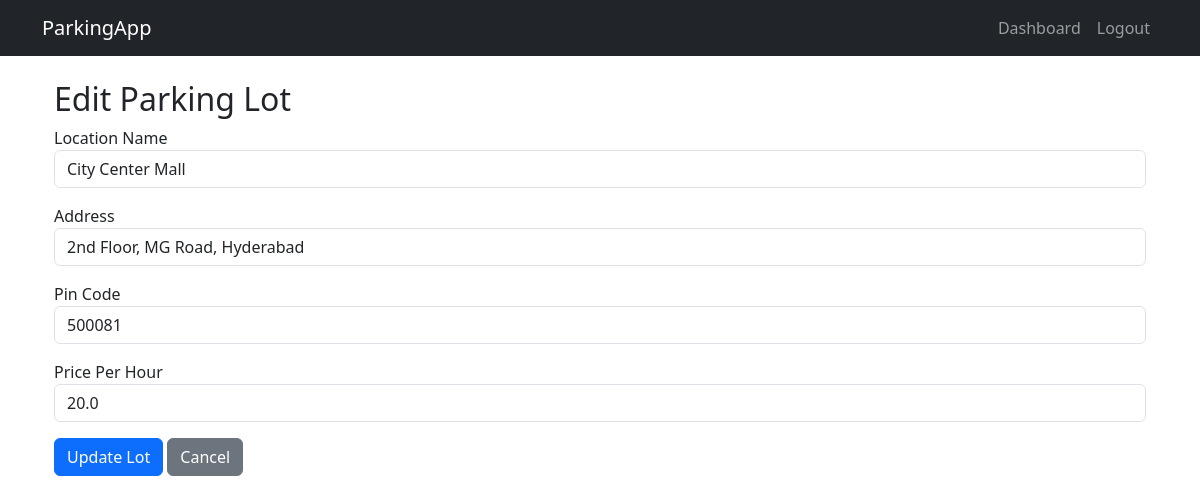
Page /admin/edit_lot/1 (signed in) on the committed database.
### models.py (models this page shows)
class ParkingLot(db.Model):
    __tablename__ = 'parking_lots'
    id = db.Column(db.Integer, primary_key=True)
    location_name = db.Column(db.String(120), nullable=False)
    address = db.Column(db.Text, nullable=False)
    pin_code = db.Column(db.String(6), nullable=False)
    price_per_hour = db.Column(db.Float, nullable=False)
    max_spots = db.Column(db.Integer, nullable=False)
    created_at = db.Column(db.DateTime, default=datetime.utcnow)
    spots = db.relationship('ParkingSpot',backref='lot',lazy=True,cascade='all, delete',passive_deletes=True)

### app.py (the view, shortened to what this page needs)
@app.route('/admin/edit_lot/<int:lot_id>', methods=['GET', 'POST'])
@login_required
def edit_lot(lot_id):
    if current_user.role != 'admin':
        return "Unauthorized", 403
    lot = ParkingLot.query.get(lot_id)
    if not lot:
        flash("Parking lot not found.", "danger")
        return redirect(url_for('view_parking_lots'))
    print("Rendering edit_lot page for:", lot.location_name)
    return render_template('edit_parking_lot.html', lot=lot)

### app.py (called while the page is built)
@login_manager.user_loader
def load_user(user_id):
    role, actual_id = user_id.split(':')
    if role == 'admin':
        admin = db.session.get(Admin, int(actual_id))
        if admin:
            return UnifiedUser(f"{admin.id}", 'admin')
    else:
        user = db.session.get(User, int(actual_id))
        if user:
            return UnifiedUser(f"{user.id}", 'user')
    return None

### templates/edit_parking_lot.html
{% extends 'base.html' %}
{% block content %}
<div class="container mt-4">
    <h2>Edit Parking Lot</h2>
    <form method="POST">
        <div class="form-group mb-3">
            <label for="location">Location Name</label>
            <input type="text" class="form-control" name="location" id="location" value="{{ lot.location_name }}" required>
        </div>
        <div class="form-group mb-3">
            <label for="address">Address</label>
            <input type="text" class="form-control" name="address" id="address" value="{{ lot.address }}" required>
        </div>
        <div class="form-group mb-3">
            <label for="pincode">Pin Code</label>
            <input type="text" class="form-control" name="pincode" id="pincode" value="{{ lot.pin_code }}" required>
        </div>
        <div class="form-group mb-3">
            <label for="price">Price Per Hour</label>
            <input type="number" class="form-control" name="price" id="price" value="{{ lot.price_per_hour }}" required step="0.01">
        </div>
        <button type="submit" class="btn btn-primary">Update Lot</button>
        <a href="{{ url_for('view_parking_lots') }}" class="btn btn-secondary">Cancel</a>
    </form>
</div>
{% endblock %}

### rows in the picture
ParkingLot: location "City Center Mall", address "2nd Floor, MG Road, Hyderabad", pincode "500081", price "20.0"
